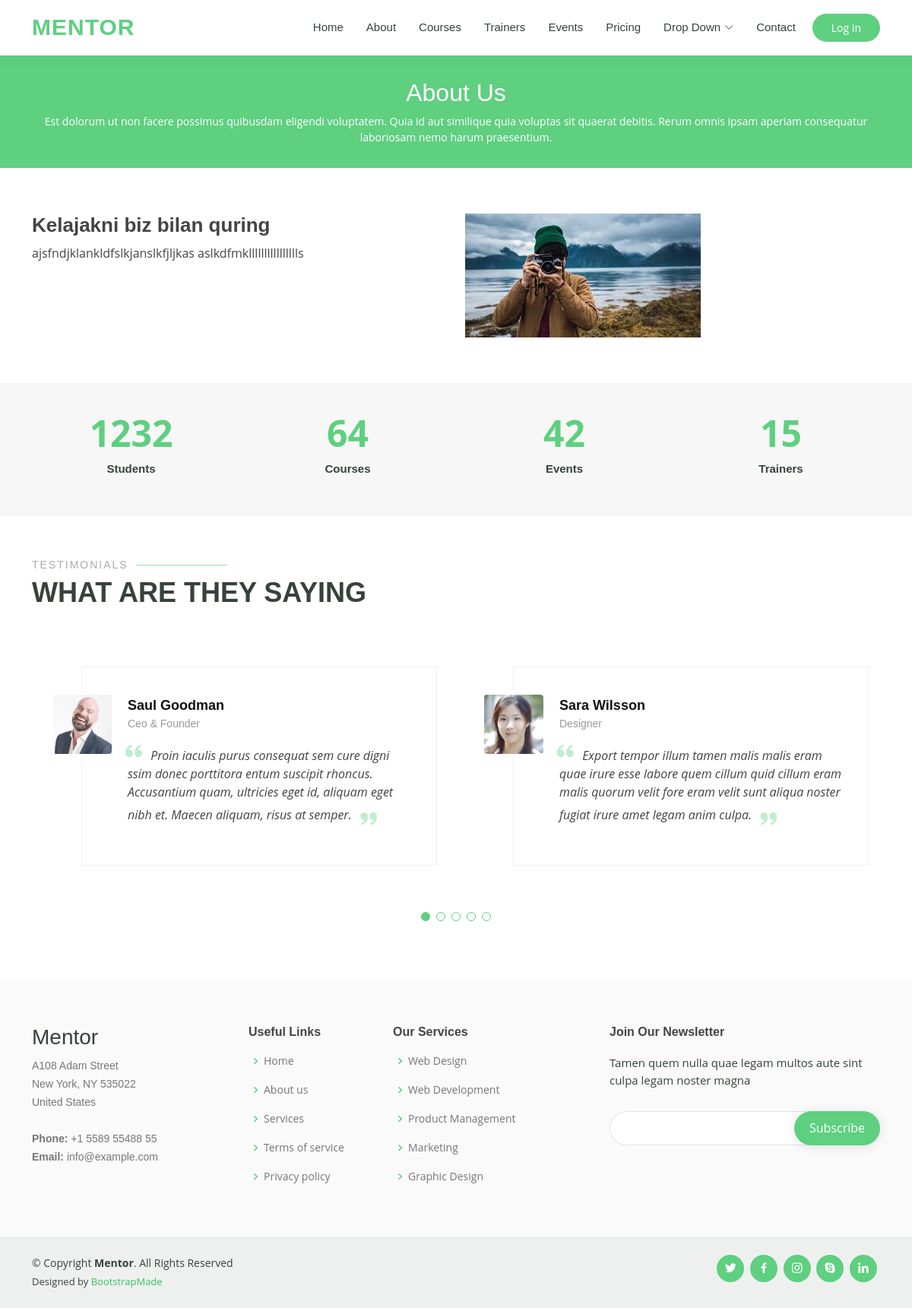
The app's page /about-team/ with its own data.
### home/models.py (models this page shows, shortened)
class AboutTeam(models.Model):
    motto = models.CharField(max_length=255)
    info_about_team = models.TextField()
    img = models.ImageField(upload_to='team/')

### home/views.py (the view)
# urls.py: path('about-team/', aboutview, name='about_team'),
def aboutview(request):
    about_team = AboutTeam.objects.all().last()
    context = {
        'about' : about_team
    }
    return render(request, 'about.html', context)

### templates/about.html (shortened to what this page needs)
{% extends "base.html" %}
{% block content %}
  <main id="main">
    <div class="breadcrumbs" data-aos="fade-in">
      <div class="container">
        <h2>About Us</h2>
        <p>Est dolorum ut non facere possimus quibusdam eligendi voluptatem. Quia id aut similique quia voluptas sit quaerat debitis. Rerum omnis ipsam aperiam consequatur laboriosam nemo harum praesentium. </p>
      </div>
    </div>
    <section id="about" class="about">
      <div class="container" data-aos="fade-up">
        <div class="row">
          <div class="col-lg-6 order-1 order-lg-2" data-aos="fade-left" data-aos-delay="100">
            <img src="{{ about.img.url }}" class="img-fluid" alt="">
          </div>
          <div class="col-lg-6 pt-4 pt-lg-0 order-2 order-lg-1 content">
            <h3>{{ about.motto }}</h3>
            <p>
              {{ about.info_about_team }}
            </p>
          </div>
        </div>
      </div>
    </section>
    <section id="counts" class="counts section-bg">
      <div class="container">
        <div class="row counters">
          <div class="col-lg-3 col-6 text-center">
            <span data-purecounter-start="0" data-purecounter-end="1232" data-purecounter-duration="1" class="purecounter"></span>
            <p>Students</p>
          </div>
          <div class="col-lg-3 col-6 text-center">
            <span data-purecounter-start="0" data-purecounter-end="64" data-purecounter-duration="1" class="purecounter"></span>
            <p>Courses</p>
          </div>
          <div class="col-lg-3 col-6 text-center">
            <span data-purecounter-start="0" data-purecounter-end="42" data-purecounter-duration="1" class="purecounter"></span>
            <p>Events</p>
          </div>
          <div class="col-lg-3 col-6 text-center">
            <span data-purecounter-start="0" data-purecounter-end="15" data-purecounter-duration="1" class="purecounter"></span>
            <p>Trainers</p>
          </div>
        </div>
      </div>
    </section>
    <section id="testimonials" class="testimonials">
      <div class="container" data-aos="fade-up">
        <div class="section-title">
          <h2>Testimonials</h2>
          <p>What are they saying</p>
        </div>
        <div class="testimonials-slider swiper" data-aos="fade-up" data-aos-delay="100">
          <div class="swiper-wrapper">
            <div class="swiper-slide">
              <div class="testimonial-wrap">
                <div class="testimonial-item">
                  <img src="assets/img/testimonials/testimonials-1.jpg" class="testimonial-img" alt="">
                  <h3>Saul Goodman</h3>
                  <h4>Ceo &amp; Founder</h4>
                  <p>
                    <i class="bx bxs-quote-alt-left quote-icon-left"></i>
                    Proin iaculis purus consequat sem cure digni ssim donec porttitora entum suscipit rhoncus. Accusantium quam, ultricies eget id, aliquam eget nibh et. Maecen aliquam, risus at semper.
                    <i class="bx bxs-quote-alt-right quote-icon-right"></i>
                  </p>
                </div>
              </div>
            </div>
            <div class="swiper-slide">
              <div class="testimonial-wrap">
                <div class="testimonial-item">
                  <img src="assets/img/testimonials/testimonials-2.jpg" class="testimonial-img" alt="">
                  <h3>Sara Wilsson</h3>
                  <h4>Designer</h4>
                  <p>
                    <i class="bx bxs-quote-alt-left quote-icon-left"></i>
                    Export tempor illum tamen malis malis eram quae irure esse labore quem cillum quid cillum eram malis quorum velit fore eram velit sunt aliqua noster fugiat irure amet legam anim culpa.
                    <i class="bx bxs-quote-alt-right quote-icon-right"></i>
                  </p>
                </div>
              </div>
            </div>
          </div>
          <div class="swiper-pagination"></div>
        </div>
      </div>
    </section>
  </main>
  {% endblock content %}

### static/css/style.css (style rules this page uses)
body { font-family: "Open Sans", sans-serif; color: #444444; }
h1, h2, h3, h4, h5, h6 { font-family: "Raleway", sans-serif; }
section { padding: 60px 0; overflow: hidden; }
.section-bg { background-color: #f6f7f6; }
.section-title { padding-bottom: 40px; }
.section-title h2 { font-size: 14px; font-weight: 500; padding: 0; line-height: 1px; margin: 0 0 5px 0; letter-spacing: 2px; text-transform: uppercase; color: #aaaaaa; font-family: "Poppins", sans-serif; }
.section-title h2::after { content: ""; width: 120px; height: 1px; display: inline-block; background: #9ae1af; margin: 4px 10px; }
.section-title p { margin: 0; margin: 0; font-size: 36px; font-weight: 700; text-transform: uppercase; font-family: "Poppins", sans-serif; color: #37423b; }
.breadcrumbs { margin-top: 73px; text-align: center; background: #5fcf80; padding: 30px 0; color: #fff; }
.breadcrumbs h2 { font-size: 32px; font-weight: 500; }
.breadcrumbs p { font-size: 14px; margin-bottom: 0; }
.about .content h3 { font-weight: 600; font-size: 26px; }
.counts { padding: 30px 0; }
.counts .counters span { font-size: 48px; display: block; color: #5fcf80; font-weight: 700; }
.counts .counters p { padding: 0; margin: 0 0 20px 0; font-family: "Raleway", sans-serif; font-size: 15px; font-weight: 600; color: #37423b; }
.testimonials .testimonial-wrap { padding-left: 50px; }
.testimonials .testimonials-carousel, .testimonials .testimonials-slider { overflow: hidden; }
.testimonials .testimonial-item { box-sizing: content-box; padding: 30px 30px 30px 60px; margin: 30px 15px; min-height: 200px; border: 1px solid #eef0ef; position: relative; background: #fff; }
.testimonials .testimonial-item .testimonial-img { width: 90px; border-radius: 10px; border: 6px solid #fff; position: absolute; left: -45px; }
.testimonials .testimonial-item h3 { font-size: 18px; font-weight: bold; margin: 10px 0 5px 0; color: #111; }
.testimonials .testimonial-item h4 { font-size: 14px; color: #999; margin: 0; }
.testimonials .testimonial-item .quote-icon-left, .testimonials .testimonial-item .quote-icon-right { color: #c1ecce; font-size: 26px; }
.testimonials .testimonial-item .quote-icon-left { display: inline-block; left: -5px; position: relative; }
.testimonials .testimonial-item .quote-icon-right { display: inline-block; right: -5px; position: relative; top: 10px; }
.testimonials .testimonial-item p { font-style: italic; margin: 15px auto 15px auto; }
.testimonials .swiper-pagination { margin-top: 20px; position: relative; }

### records on screen
AboutTeam: img (picture), motto "Kelajakni biz bilan quring", info_about_team "ajsfndjklankldfslkjanslkfjljkas aslkdfmklllllllllllllllls"
